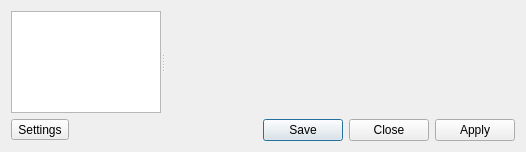
<?xml version="1.0" encoding="UTF-8"?>
<ui version="4.0">
 <class>MonitorSettingsDialog</class>
 <widget class="QDialog" name="MonitorSettingsDialog">
  <property name="geometry">
   <rect>
    <x>0</x>
    <y>0</y>
    <width>522</width>
    <height>152</height>
   </rect>
  </property>
  <property name="windowTitle">
   <string>Monitor Settings</string>
  </property>
  <property name="windowIcon">
   <iconset theme="preferences-desktop-display">
    <normaloff>.</normaloff>.</iconset>
  </property>
  <layout class="QGridLayout" name="gridLayout">
   <item row="0" column="0">
    <widget class="QSplitter" name="splitter">
     <property name="orientation">
      <enum>Qt::Horizontal</enum>
     </property>
     <property name="childrenCollapsible">
      <bool>false</bool>
     </property>
     <widget class="QListWidget" name="monitorList">
      <property name="sizePolicy">
       <sizepolicy hsizetype="MinimumExpanding" vsizetype="Expanding">
        <horstretch>0</horstretch>
        <verstretch>0</verstretch>
       </sizepolicy>
      </property>
      <property name="minimumSize">
       <size>
        <width>150</width>
        <height>0</height>
       </size>
      </property>
      <property name="horizontalScrollBarPolicy">
       <enum>Qt::ScrollBarAsNeeded</enum>
      </property>
      <property name="resizeMode">
       <enum>QListView::Adjust</enum>
      </property>
     </widget>
     <widget class="QStackedWidget" name="stackedWidget">
      <property name="sizePolicy">
       <sizepolicy hsizetype="Expanding" vsizetype="Expanding">
        <horstretch>1</horstretch>
        <verstretch>0</verstretch>
       </sizepolicy>
      </property>
      <property name="minimumSize">
       <size>
        <width>350</width>
        <height>0</height>
       </size>
      </property>
     </widget>
    </widget>
   </item>
   <item row="1" column="0">
    <layout class="QHBoxLayout" name="horizontalLayout_2">
     <item>
      <widget class="QToolButton" name="settingsButton">
       <property name="text">
        <string>Settings</string>
       </property>
       <property name="icon">
        <iconset theme="preferences-system">
         <normaloff>.</normaloff>.</iconset>
       </property>
       <property name="toolButtonStyle">
        <enum>Qt::ToolButtonTextBesideIcon</enum>
       </property>
       <property name="autoRaise">
        <bool>false</bool>
       </property>
      </widget>
     </item>
     <item>
      <spacer name="horizontalSpacer">
       <property name="orientation">
        <enum>Qt::Horizontal</enum>
       </property>
       <property name="sizeHint" stdset="0">
        <size>
         <width>40</width>
         <height>20</height>
        </size>
       </property>
      </spacer>
     </item>
     <item>
      <layout class="QHBoxLayout" name="horizontalLayout">
       <item>
        <widget class="QDialogButtonBox" name="buttonBox_1">
         <property name="orientation">
          <enum>Qt::Horizontal</enum>
         </property>
         <property name="standardButtons">
          <set>QDialogButtonBox::Save</set>
         </property>
         <property name="centerButtons">
          <bool>false</bool>
         </property>
        </widget>
       </item>
       <item>
        <widget class="QDialogButtonBox" name="buttonBox_2">
         <property name="orientation">
          <enum>Qt::Horizontal</enum>
         </property>
         <property name="standardButtons">
          <set>QDialogButtonBox::Close</set>
         </property>
         <property name="centerButtons">
          <bool>false</bool>
         </property>
        </widget>
       </item>
       <item>
        <widget class="QDialogButtonBox" name="buttonBox_3">
         <property name="orientation">
          <enum>Qt::Horizontal</enum>
         </property>
         <property name="standardButtons">
          <set>QDialogButtonBox::Apply</set>
         </property>
         <property name="centerButtons">
          <bool>false</bool>
         </property>
        </widget>
       </item>
      </layout>
     </item>
    </layout>
   </item>
  </layout>
 </widget>
 <resources/>
 <connections>
  <connection>
   <sender>monitorList</sender>
   <signal>currentRowChanged(int)</signal>
   <receiver>stackedWidget</receiver>
   <slot>setCurrentIndex(int)</slot>
   <hints>
    <hint type="sourcelabel">
     <x>126</x>
     <y>181</y>
    </hint>
    <hint type="destinationlabel">
     <x>20</x>
     <y>20</y>
    </hint>
   </hints>
  </connection>
  <connection>
   <sender>buttonBox_1</sender>
   <signal>rejected()</signal>
   <receiver>MonitorSettingsDialog</receiver>
   <slot>reject()</slot>
   <hints>
    <hint type="sourcelabel">
     <x>338</x>
     <y>439</y>
    </hint>
    <hint type="destinationlabel">
     <x>286</x>
     <y>257</y>
    </hint>
   </hints>
  </connection>
 </connections>
</ui>
